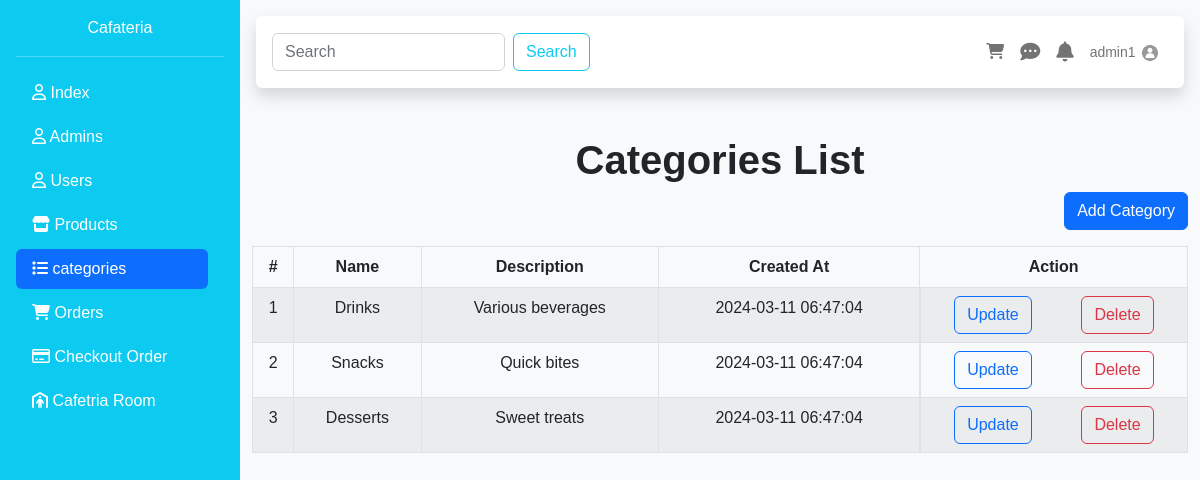
Screenshot of /categories.php (signed in) with the database file from the repository.
### tables this page shows
CREATE TABLE `categories` (
  `id` int(10) UNSIGNED NOT NULL,
  `category_name` varchar(255) NOT NULL,
  `category_description` text DEFAULT NULL,
  `created_at` timestamp NOT NULL DEFAULT current_timestamp()
);

### DataBase/DBCLass.php (called while the page is built, shortened)
<?php
require "connect.php";
class Table extends Database{
    public $TbName;
    public function __construct($tableName){
        $this->TbName = $tableName;
    }
    public function Select(array $columns, $condition=1){
        $statement = "SELECT " . implode(",", $columns) . " FROM {$this->TbName} WHERE $condition";
        try {
            $selected = parent::connect()->query($statement);
            return $selected;
        } catch (PDOException $e){
            throw new Exception("PDO Error: " . $e->getMessage());
        }
    }
    public function FindById($cond,$value){
        $sql = "SELECT * FROM {$this->TbName} WHERE $cond = :val";
        $Sel = parent::connect()->prepare($sql);
        $Sel->execute(['val' => $value]);
        if($Sel->rowCount() > 0){
            $result = $Sel->fetch();
            return $result;
        }else{
            throw new Exception("is not Found");
        }
    }
}
?>

### DataBase/connect.php (called while the page is built, shortened)
<?php
class Database{
    static protected $connection = false ;
    private static $server = 'localhost';
    private static $root = "root";
    private static $pass = "";
    private static $Db = "cafeteria";
    public static function connect(){
        if(!self::$connection){
            try {
                self::$connection = new PDO("mysql:host=".self::$server.";dbname=".self::$Db."", self::$root, self::$pass);
            } catch (PDOException $e) {
                die("PDO CONNECTION ERROR: " . $e->getMessage() . "<br/>");
            }
        }
        return self::$connection;
    }
}
?>

### categories/listCategory.php (the view, shortened to what this page needs)
<div class="container">
    <h4 class="text-center mt-3 display-6 fw-bold">Categories List</h4>
    <a href="categories.php?add=category" class="btn btn-primary mb-3 float-end">Add Category</a>
    <table class="table table-striped table-bordered">
        <thead>
        <tr>
            <th scope="col" class="text-center">#</th>
            <th scope="col" class="text-center">Name</th>
            <th scope="col" class="text-center">Description</th>
            <th scope="col" class="text-center">Created At</th>
            <th scope="col" class="text-center">Action</th>
        </tr>
        </thead>
        <tbody id="categoryTableBody">
          <?php
          foreach ($selected as $idx=> $rows){
              echo "<tr>";
              foreach ($rows as $key=>$value){
                  echo "<td class='text-center' scope='col'>";
                  echo "$value";
                  echo "</td>";
              }
              echo "<td class='d-flex justify-content-around'>
                    <a href='categories.php?edit=1' class='btn btn-outline-primary'>Update</a>
                    <a href='categories/delete.php?id={$selected[$idx]['id']}' class='btn btn-outline-danger'>Delete</a>
                    </td>";
              echo "</tr>";
          }
          ?>
        </tbody>
    </table>
</div>

### include/navbar.php (shortened to what this page needs)
<?php
    $newTable = new Table('admins');
    $currentAdmin = $newTable->FindById('id',$_SESSION['id']);
?>
<div id="body_content" class="bg-light flex-fill">
    <div class="p-3">
        <nav class="navbar navbar-expand-lg bg-white shadow rounded p-3 mb-3">
            <form class="d-flex" role="search">
                <input class="form-control me-2" type="search" placeholder="Search" aria-label="Search">
                <button class="btn btn-outline-info" type="submit">Search</button>
            </form>
            <ul class="navbar-nav ms-auto d-flex flex-row">
                <li class="nav-item me-3 me-lg-0">
                    <a class="nav-link" href="#!">
                        <i class="fas fa-shopping-cart"></i>
                    </a>
                </li>
                <li class="nav-item me-3 me-lg-0">
                    <a class="nav-link" href="#!">
                        <i class="fas fa-comment-dots fa-lg"></i>
                    </a>
                </li>
                <li class="nav-item me-3 me-lg-0">
                    <a class="nav-link" href="#!">
                        <i class="fas fa-bell fa-lg"></i>
                    </a>
                </li>
                <li class="nav-item dropdown me-3 me-lg-0">
                    <a class="nav-link dropdown-toggle" href="#" id="userDropdown" role="button" data-bs-toggle="dropdown" aria-expanded="false">
                    <span class="mr-2 d-none d-lg-inline text-gray-600 small"><?=$currentAdmin['username']?></span>
                        <img class="rounded-circle" src="uploads/<?= $currentAdmin['profile_picture']?>" width="20px" height="20px">
                    </a>
                </li>
            </ul>
        </nav>
    </div>

### include/sidebar.php (style rules this page uses)
html, body { height: 100%; font-family: 'Ubuntu', sans-serif; }
.dropdown-toggle::after { content: none; }

### rows the page displays
categories: id "1", category_name "Drinks", category_description "Various beverages", created_at "2024-03-11 06:47:04"
categories: id "2", category_name "Snacks", category_description "Quick bites", created_at "2024-03-11 06:47:04"
categories: id "3", category_name "Desserts", category_description "Sweet treats", created_at "2024-03-11 06:47:04"

### other values shown
$currentAdmin['username'] "admin1"
